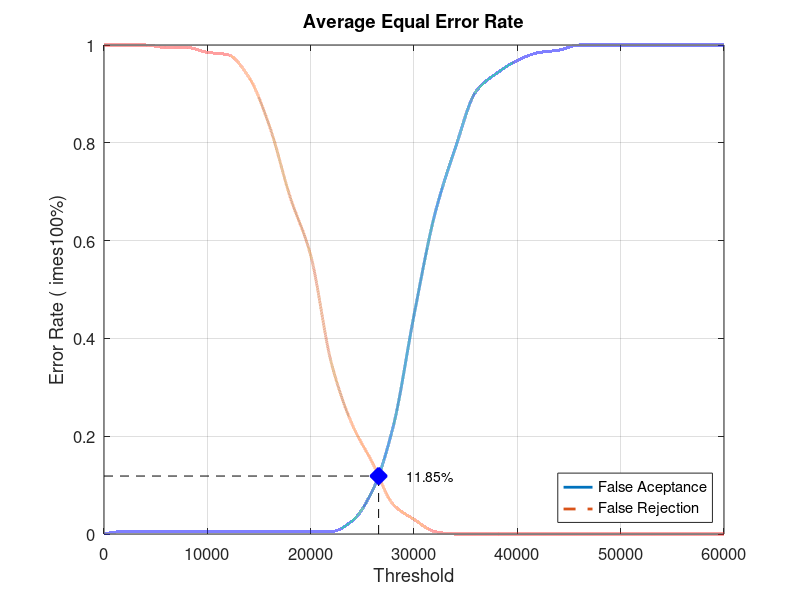
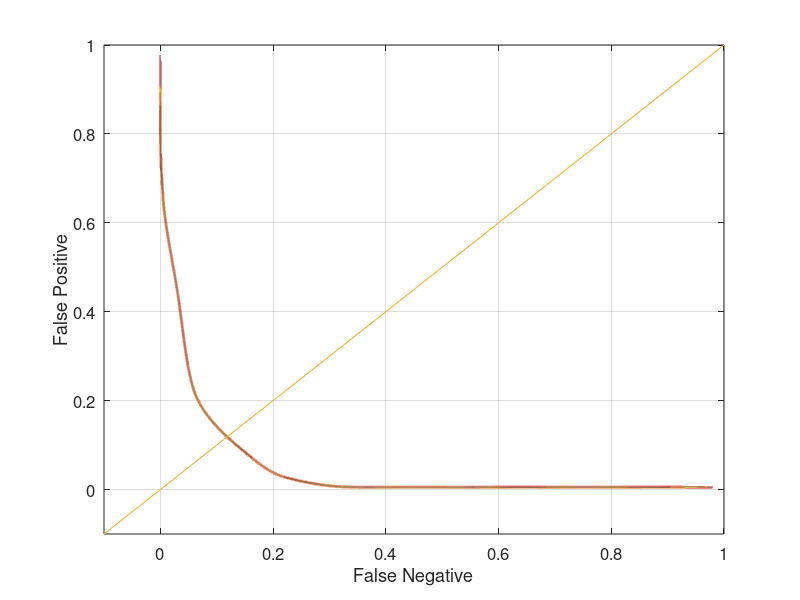

Recreate these plots in MATLAB, in order.
close all;
clear;
clc;
x = 0:2000:60000;
xq = 0:0.5:60000;

y0 = [0 0.00526316 0.00526316 0.00526316 0.00526316 0.00526316 0.00526316 0.00526316 0.00526316 0.00526316 0.00526316 0.00526316 0.0263158 0.0894737 0.221053 0.447368 0.652632 0.789474 0.905263 0.942105 0.968421 0.984211 0.989474 1 1 1 1 1 1 1 1]
yy0 = interp1(x, y0, xq, 'pchip');
y1 = [1 1 1 0.995 0.995 0.985 0.98 0.935 0.835 0.69 0.57 0.35 0.225 0.145 0.06 0.03 0.005 0 0 0 0 0 0 0 0 0 0 0 0 0 0]
yy1 = interp1(x, y1, xq, 'pchip');

% Calculating EER: 
y2 = abs(y0 - y1);
find(y2 == min(y2))
yy2 = abs(yy0 - yy1);
xEER = find(yy2 == min(yy2));
xEERIndex = xq(xEER) % X-axis EER
yEER = yy0(xEER) % Y-axis EER

main = figure
plot(xq, yy0,'-','LineWidth', 2);	hold on
plot(xq, yy1,'--','LineWidth', 2);	hold on
plot([xEERIndex xEERIndex], [0 yEER], 'k--');	hold on
plot([0 xEERIndex], [yEER yEER], 'k--');	hold on
plot(xEERIndex, yEER, 'bx', 'LineWidth', 10);	hold on
text(xEERIndex + 10 * xEERIndex / 100, yEER, [num2str(round((10000 * yEER)) / 100) '%'])
legend('False Aceptance', 'False Rejection', 'Location', 'SouthEast')
xlabel('Threshold')
ylabel('Error Rate (	imes100%)')
title('Average Equal Error Rate')
set(gca, 'FontSize', 12)
axis([0 60000 0 1])
grid on

print(main, 'Database1_4Main', '-dpng');
FNRxFPR = figure('Color', [1 1 1]);
plot(yy1, yy0, '-', yy1, yy0, 'LineWidth', 2);
hold on
y = -0.1:0.1:1
plot(y, y); 
set(gca, 'FontSize', 12)
xlabel('False Negative')
ylabel('False Positive')
axis([-0.1 1 -0.1 1])
set(gca, 'FontSize', 12)
grid on

print(FNRxFPR, 'Database1_4FNRxFPR','-dpng');
